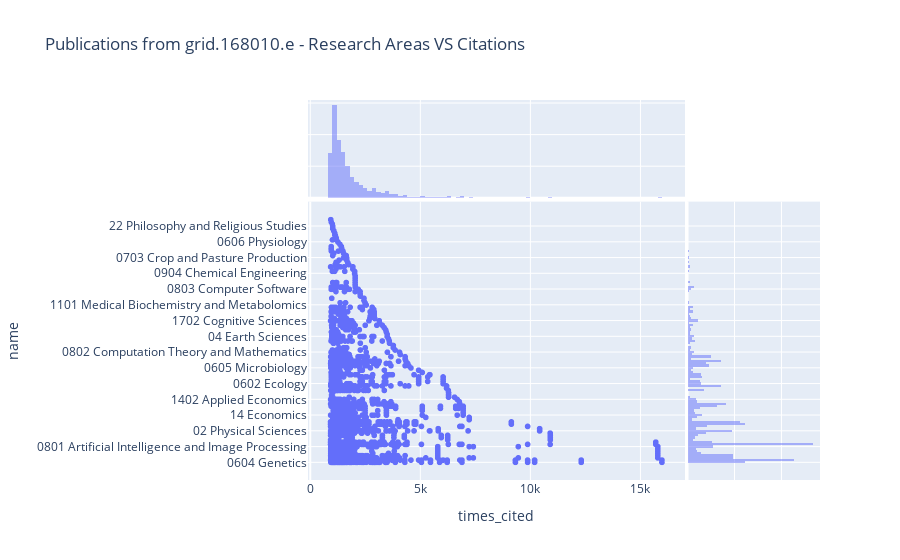

The code cell stored with this chart in its notebook:
### Code cell
px.scatter(df, 
           x="times_cited", y="name", 
           marginal_x="histogram", 
           marginal_y="histogram", 
           hover_data=["doi", "title"],
           height=600,
           title=f"Publications from {GRIDID} - Research Areas VS Citations")

### Figure 1 — Plotly figure (JSON) as saved in the notebook; plotly's stock layout.template omitted (floating-point values rounded to 4 significant figures; data arrays with more than 128 entries replaced by an {"elided": "..."} marker saying what was removed)
{"data": [{"customdata": {"elided": "2520x2 str values"}, "hovertemplate": "times_cited=%{x}<br>name=%{y}<br>doi=%{customdata[0]}<br>title=%{customdata[1]}<extra></extra>", "legendgroup": "", "marker": {"color": "#636efa", "symbol": "circle"}, "mode": "markers", "name": "", "showlegend": false, "type": "scattergl", "x": {"elided": "2520 int values"}, "xaxis": "x", "y": {"elided": "2520 str values"}, "yaxis": "y"}, {"alignmentgroup": "True", "bingroup": "x", "hovertemplate": "times_cited=%{x}<br>count=%{y}<extra></extra>", "legendgroup": "", "marker": {"color": "#636efa"}, "name": "", "offsetgroup": "", "opacity": 0.5, "showlegend": false, "type": "histogram", "x": {"elided": "2520 int values"}, "xaxis": "x3", "yaxis": "y3"}, {"alignmentgroup": "True", "bingroup": "y", "hovertemplate": "name=%{y}<br>count=%{x}<extra></extra>", "legendgroup": "", "marker": {"color": "#636efa"}, "name": "", "offsetgroup": "", "opacity": 0.5, "showlegend": false, "type": "histogram", "xaxis": "x2", "y": {"elided": "2520 str values"}, "yaxis": "y2"}], "layout": {"autosize": true, "barmode": "overlay", "legend": {"tracegroupgap": 0}, "title": {"text": "Publications from grid.168010.e - Research Areas VS Citations"}, "xaxis": {"anchor": "y", "autorange": true, "domain": [0, 0.7363], "range": [27.59, 16890.0], "title": {"text": "times_cited"}, "type": "linear"}, "xaxis2": {"anchor": "y2", "autorange": true, "domain": [0.7413, 1], "matches": "x2", "range": [0, 282.1], "showgrid": true, "showline": false, "showticklabels": false, "ticks": ""}, "xaxis3": {"anchor": "y3", "autorange": true, "domain": [0, 0.7363], "matches": "x", "range": [27.59, 16890.0], "showgrid": true, "showticklabels": false, "type": "linear"}, "xaxis4": {"anchor": "y4", "domain": [0.7413, 1], "matches": "x2", "showgrid": true, "showline": false, "showticklabels": false, "ticks": ""}, "yaxis": {"anchor": "x", "autorange": true, "domain": [0, 0.7326], "range": [-7.67, 115.7], "title": {"text": "name"}, "type": "category"}, "yaxis2": {"anchor": "x2", "autorange": true, "domain": [0, 0.7326], "matches": "y", "range": [-7.67, 115.7], "showgrid": true, "showticklabels": false, "type": "category"}, "yaxis3": {"anchor": "x3", "autorange": true, "domain": [0.7426, 1], "matches": "y3", "range": [0, 618.9], "showgrid": true, "showline": false, "showticklabels": false, "ticks": ""}, "yaxis4": {"anchor": "x4", "domain": [0.7426, 1], "matches": "y3", "showgrid": true, "showline": false, "showticklabels": false, "ticks": ""}}}
